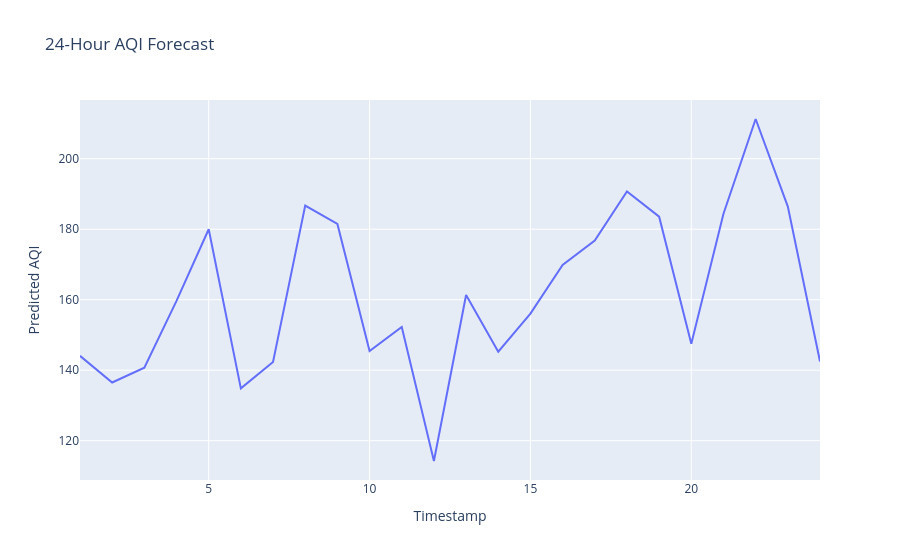

Here is the notebook cell this chart was saved with:
### Code cell
import plotly.express as px


px.line(x=[i for i in range(1, 25)], y=df[predictions].values.flatten(), labels={"x": "Timestamp", "y": "Predicted AQI"}, title="24-Hour AQI Forecast")

### Figure 1 — Plotly figure (JSON) as saved in the notebook; plotly's stock layout.template omitted (floating-point values rounded to 4 significant figures)
{"data": [{"hovertemplate": "Timestamp=%{x}<br>Predicted AQI=%{y}<extra></extra>", "legendgroup": "", "line": {"color": "#636efa", "dash": "solid"}, "marker": {"symbol": "circle"}, "mode": "lines", "name": "", "orientation": "h", "showlegend": false, "type": "scatter", "x": [1, 2, 3, 4, 5, 6, 7, 8, 9, 10, 11, 12, 13, 14, 15, 16, 17, 18, 19, 20, 21, 22, 23, 24], "xaxis": "x", "y": [144.1, 136.5, 140.7, 159.7, 180.0, 134.8, 142.3, 186.7, 181.5, 145.4, 152.3, 114.2, 161.3, 145.3, 156.0, 169.8, 176.8, 190.7, 183.6, 147.5, 184.4, 211.3, 186.4, 142.5], "yaxis": "y"}], "layout": {"legend": {"tracegroupgap": 0}, "title": {"text": "24-Hour AQI Forecast"}, "xaxis": {"anchor": "y", "domain": [0, 1], "title": {"text": "Timestamp"}}, "yaxis": {"anchor": "x", "domain": [0, 1], "title": {"text": "Predicted AQI"}}}}
